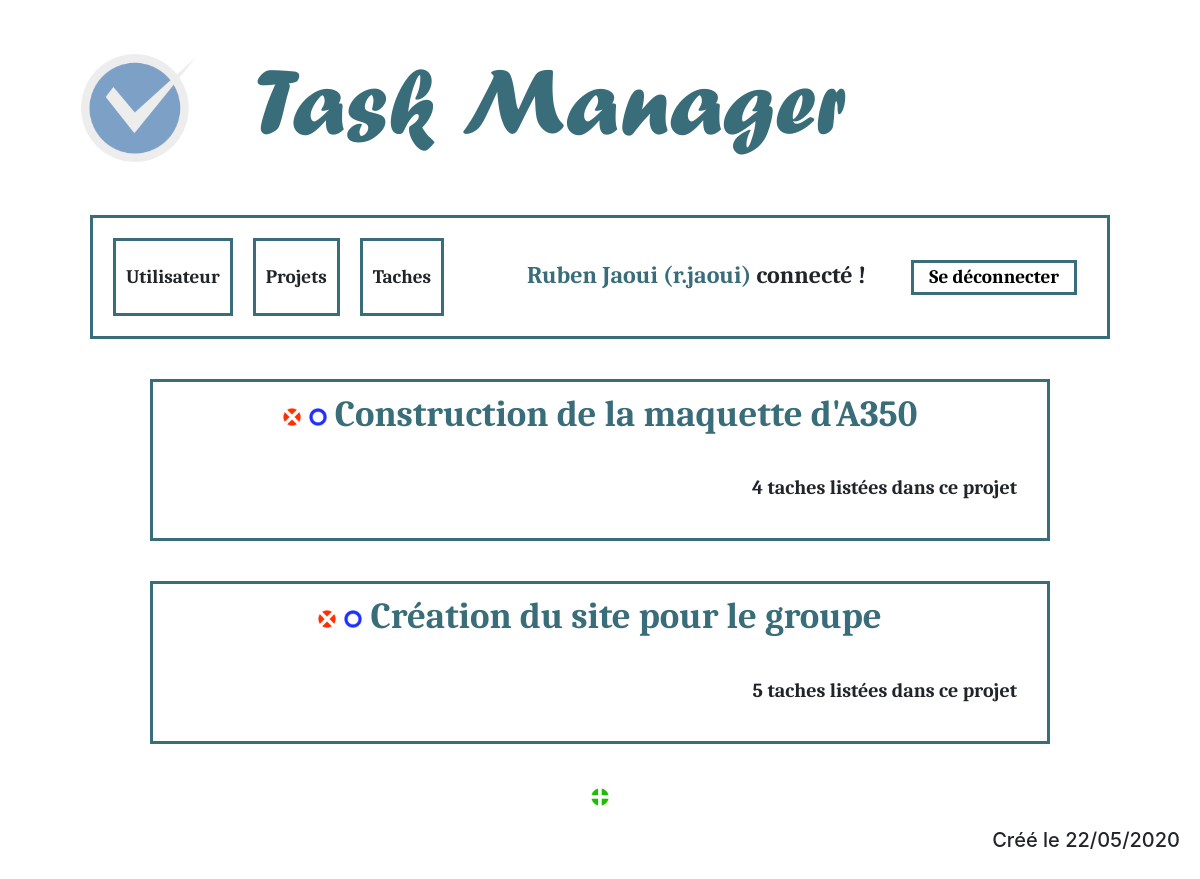
Page /manager/projects/ (signed in) on the earlier database version.
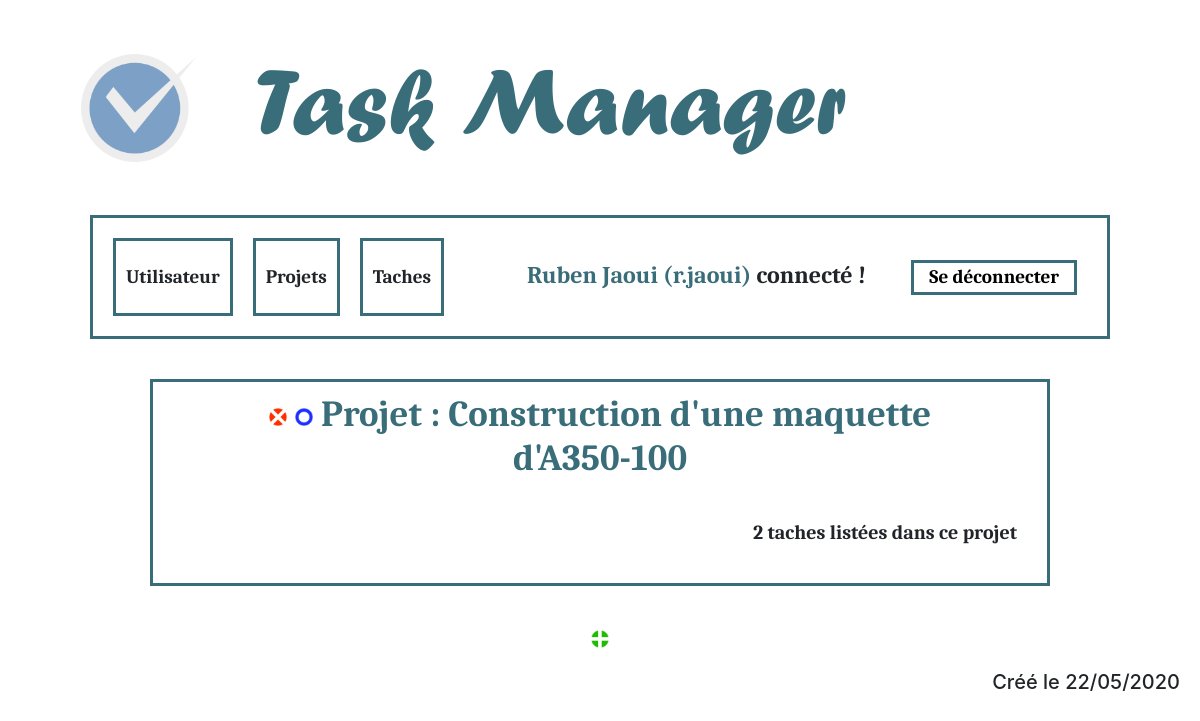
Same page on the later database version.
### taskmanager/models.py (models this page shows, shortened)
class Projet(models.Model):
    nom = models.CharField(max_length=100)
    class Meta:
        verbose_name = "projet"

### taskmanager/views.py (the view)
# urls.py: path('projects/', projets, name = "Projets"),
def projets(request):
    connected = request.user.is_authenticated
    name = ""
    username = ""
    projets_list = []
    projets_taches_nbre = []
    projets = []
    if connected:
        name = request.user.first_name + " " + request.user.last_name
        username = request.user.username
        if request.user.has_perm('taskmanager.view_projet'):
            modify = request.user.has_perm('taskmanager.change_projet')
            add = request.user.has_perm('taskmanager.add_projet')
            delete = request.user.has_perm('taskmanager.delete_projet')
            projets_list = list(Projet.objects.all())
            for projet in projets_list:
                projets_taches_nbre.append(0)
                for tache in Tache.objects.all():
                    if tache.projet == projet:
                        projets_taches_nbre[-1]+=1
                projets.append([projet, projets_taches_nbre[-1]])
        else:
            return redirect(denied)
    else:
        return redirect(connect)
    return render(request, 'taskmanager/projects.html', locals())

### templates/taskmanager/projects.html (shortened to what this page needs)
{% extends "base.html" %}
{% load static %}
{% block css %}<link rel="stylesheet" href="{% static 'css/taskmanager/projets.css' %} ">{% endblock %}
{% block contenu %}
    <ul>
    {% for projet in projets %}
        <a class = "links" href="{% url "Projet" projet.0.id %}">
            <li>
                <table class="projet">
                    <tr>
                        <td>
                            <h3>
                                {% if delete %}
                                    <a href="{% url "Suppression Projet" projet.0.id %}"><img src="{% static "images/del.png" %}" alt="del" width = "18px"/></a>
                                {% endif %}
                                {% if modify %}
                                    <a href="{% url "Modification Projet" projet.0.id %}"><img src="{% static "images/mod.png" %}" alt="mod" width = "18px"/></a>
                                {% endif %}
                                {{ projet.0.nom }}
                            </h3>
                        </td>
                    </tr>
                    <tr>
                        <td>
                            <h5>{{ projet.1 }} tache{{ projet.1|pluralize }} listée{{ projet.1|pluralize }} dans ce projet</h5>
                        </td>
                    </tr>
                </table>
            </li>
        </a>
    {% endfor %}
    </ul>
    {% if add %}
        <div class="center-pin">
            <a href="{% url "Ajout Projet" %}"><img src="{% static "images/add.png" %}" alt="add" width = "18px"/></a>
        </div>
    {% endif %}
{% endblock %}

Differences in the rows shown:
removed Projet: nom "Construction de la maquette d'A350", projet "4"
removed Projet: nom "Création du site pour le groupe", projet "5"
added Projet: nom "Projet : Construction d'une maquette d'A350-100", projet "2"
